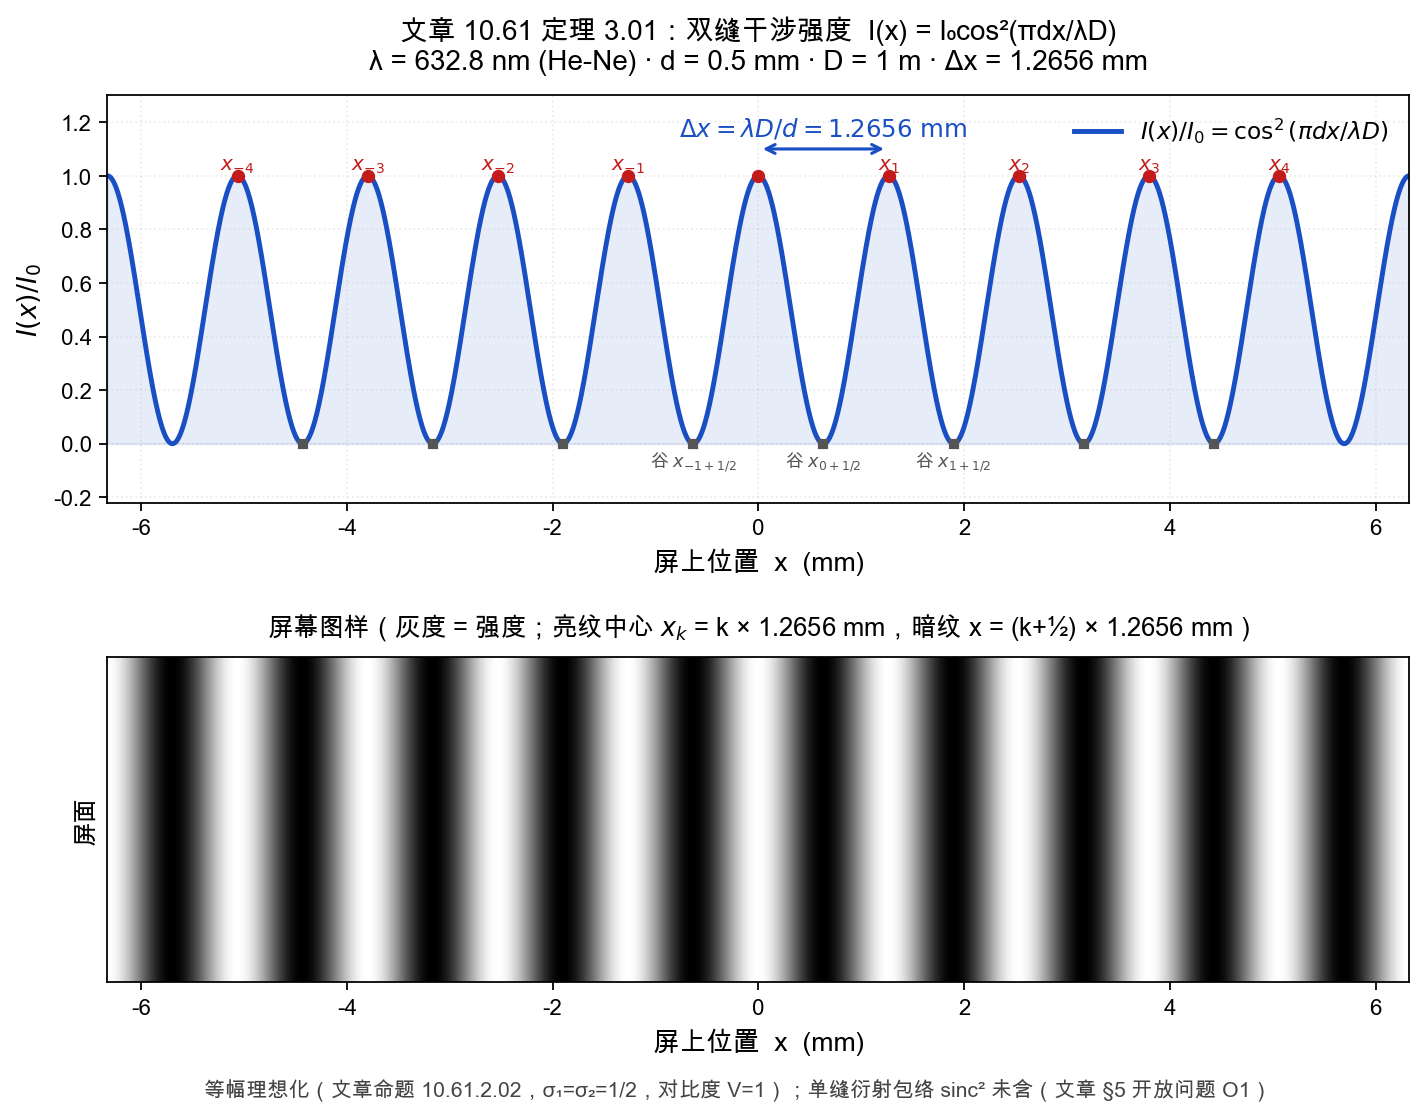

Source code (Python):
#!/usr/bin/env python3
# -*- coding: utf-8 -*-
"""按文章 10.61 的数据绘制双缝干涉图：
   λ = 632.8 nm, d = 0.5 mm, D = 1 m, Δx = λD/d = 1.2656 mm
   I(x) = I₀ cos²(π d x / (λ D))   （等幅理想化，无单缝包络，文章 §5 O1）
"""
import numpy as np
import matplotlib
matplotlib.use("Agg")
import matplotlib.pyplot as plt

# ---- 文章 10.61 §4.1 的锚定数据 ----
lam = 632.8e-9      # m  (He-Ne)
d   = 0.5e-3        # m  缝间距
D   = 1.0           # m  屏距
dx  = lam * D / d   # 条纹间距
print(f"Δx = {dx*1e3:.10f} mm  (文章值 1.2656 mm, 精确 791/625 mm)")

I0 = 1.0
x  = np.linspace(-5.0*dx, 5.0*dx, 4000)
I  = I0 * np.cos(np.pi * d * x / (lam * D))**2

plt.rcParams["font.sans-serif"] = ["PingFang SC", "Heiti SC", "Arial Unicode MS", "STHeiti"]
plt.rcParams["axes.unicode_minus"] = False

fig = plt.figure(figsize=(10.5, 7.2))
gs  = fig.add_gridspec(2, 1, height_ratios=[1.25, 1.0], hspace=0.42)

# ---------- 上图：强度分布曲线 ----------
ax1 = fig.add_subplot(gs[0])
ax1.plot(x*1e3, I, color="#1a4fc4", lw=2.2, label=r"$I(x)/I_0=\cos^2(\pi d x/\lambda D)$")
ax1.fill_between(x*1e3, I, color="#1a4fc4", alpha=0.10)

# 峰谷标注
for k in range(-4, 5):
    xk = k*dx
    ax1.plot([xk*1e3], [1.0], marker="o", ms=5, color="#c41a1a", zorder=5)
    if k != 0:
        ax1.annotate(f"$x_{{{k}}}$", (xk*1e3, 1.02), ha="center", fontsize=9, color="#c41a1a")
for k in range(-4, 4):
    xv = (k + 0.5)*dx
    ax1.plot([xv*1e3], [0.0], marker="s", ms=4, color="#555555", zorder=5)
    if k in (-1, 0, 1):
        ax1.annotate(f"谷 $x_{{{k}+1/2}}$", (xv*1e3, -0.085), ha="center", fontsize=8, color="#555555")

# Δx 标注（峰 k=0 到峰 k=1）
ax1.annotate("", xy=(dx*1e3, 1.10), xytext=(0, 1.10),
             arrowprops=dict(arrowstyle="<->", color="#1a4fc4", lw=1.4))
ax1.text(dx*1e3/2, 1.15, r"$\Delta x = \lambda D/d = 1.2656\ \mathrm{mm}$",
         ha="center", fontsize=11, color="#1a4fc4")

ax1.set_xlim(-5.0*dx*1e3, 5.0*dx*1e3)
ax1.set_ylim(-0.22, 1.30)
ax1.set_xlabel("屏上位置  x  (mm)", fontsize=12)
ax1.set_ylabel(r"$I(x)/I_0$", fontsize=12)
ax1.set_title("文章 10.61 定理 3.01：双缝干涉强度  I(x) = I₀cos²(πdx/λD)\n"
              "λ = 632.8 nm (He-Ne) · d = 0.5 mm · D = 1 m · Δx = 1.2656 mm",
              fontsize=12.5, pad=12)
ax1.legend(loc="upper right", fontsize=10.5, frameon=False)
ax1.grid(alpha=0.25, ls=":")

# ---------- 下图：屏幕图样（灰度模拟） ----------
ax2 = fig.add_subplot(gs[1])
ys = np.linspace(-1, 1, 600)
Xs, Ys = np.meshgrid(x, ys)
Pat = np.cos(np.pi * d * Xs / (lam * D))**2
ax2.imshow(Pat, extent=[x[0]*1e3, x[-1]*1e3, -1, 1], cmap="gray",
           aspect="auto", vmin=0, vmax=1, interpolation="bilinear")
ax2.set_xlim(-5.0*dx*1e3, 5.0*dx*1e3)
ax2.set_yticks([])
ax2.set_ylabel("屏面", fontsize=11)
ax2.set_xlabel("屏上位置  x  (mm)", fontsize=12)
ax2.set_title("屏幕图样（灰度 = 强度；亮纹中心 $x_k$ = k × 1.2656 mm，暗纹 x = (k+½) × 1.2656 mm）",
              fontsize=11.5, pad=10)

# 底部数据条
fig.text(0.5, 0.012,
         "等幅理想化（文章命题 10.61.2.02，σ₁=σ₂=1/2，对比度 V=1）；单缝衍射包络 sinc² 未含（文章 §5 开放问题 O1）",
         ha="center", fontsize=9.5, color="#444444")

out = "/Users/oygb/Downloads/GeometryAI-Mac-Build/output/double_slit_10.61.png"
fig.savefig(out, dpi=160, bbox_inches="tight", facecolor="white")
print("saved:", out)
